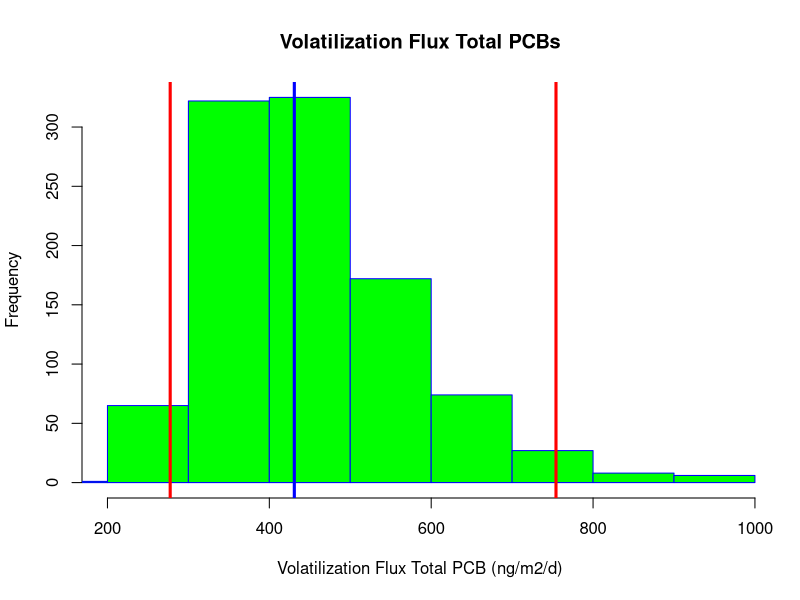

The R script that drew this image:
# Code to estimate total PCB fluxes from Portland Harbor
# using 2018 and 2019 water samples
# The code estimate the flux of each congener, and
# sum them to get total PCB
# Air data are not used in these calculations
# Monte Carlo simulation is included
# No needs of R packages

# Chemical properties -----------------------------------------------------

# Create matrix to storage CP data
cp <- data.frame(matrix(NA, nrow = 159, ncol = 7))

# Add column names
colnames(cp) <- c('Congener', 'MW.PCB', 'nOrtho.Cl', 'H0.mean', 'H0.error',
                  'Kow.mean', 'Kow.error')

# Add PCB names
cp[,1] <- as.factor(c("PCB1", "PCB2", "PCB3", "PCB4", "PCB5", "PCB6", "PCB7", "PCB8",
		      "PCB9", "PCB10", "PCB11", "PCB12+13", "PCB14", "PCB15", "PCB16",
		      "PCB17", "PCB18+30", "PCB19", "PCB20+28", "PCB21+33", "PCB22",
		      "PCB23", "PCB24", "PCB25", "PCB26+29", "PCB27", "PCB31", "PCB32",
		      "PCB34", "PCB35", "PCB36", "PCB37", "PCB38", "PCB39", "PCB40+41+71",
		      "PCB42", "PCB43", "PCB44+47+65", "PCB45+51", "PCB46", "PCB48",
		      "PCB49+69", "PCB50+53", "PCB52", "PCB54", "PCB55", "PCB56", "PCB57",
		      "PCB58", "PCB59+62+75", "PCB60", "PCB61+70+74+76", "PCB63", "PCB64",
		      "PCB66", "PCB67", "PCB68", "PCB72", "PCB73", "PCB77", "PCB78",
		      "PCB79", "PCB80", "PCB81", "PCB82", "PCB83+99", "PCB84",
		      "PCB85+116+117", "PCB86+87+97+108+119+125", "PCB88+91", "PCB89",
		      "PCB90+101+113", "PCB92", "PCB93+95+98+100+102", "PCB94", "PCB96",
		      "PCB103", "PCB104", "PCB105", "PCB106", "PCB107+124", "PCB109",
		      "PCB110+115", "PCB111", "PCB112", "PCB114", "PCB118", "PCB120",
		      "PCB121", "PCB122", "PCB123", "PCB126", "PCB127", "PCB128+166",
		      "PCB129+138+160+163", "PCB130", "PCB131", "PCB132", "PCB133",
		      "PCB134+143", "PCB135+151+154", "PCB136", "PCB137", "PCB139+140",
		      "PCB141", "PCB142", "PCB144", "PCB145", "PCB146", "PCB147+149",
		      "PCB148", "PCB150", "PCB152", "PCB153+168", "PCB155", "PCB156+157",
		      "PCB158", "PCB159", "PCB161", "PCB162", "PCB164", "PCB165", "PCB167",
		      "PCB169", "PCB170", "PCB171+173", "PCB172", "PCB174", "PCB175",
		      "PCB176", "PCB177", "PCB178", "PCB179", "PCB180+193", "PCB181",
		      "PCB182", "PCB183+185", "PCB184", "PCB186", "PCB187", "PCB188",
		      "PCB189", "PCB190", "PCB191", "PCB192", "PCB194", "PCB195", "PCB196",
		      "PCB197+200", "PCB198+199", "PCB201", "PCB202", "PCB203", "PCB204",
		      "PCB205", "PCB206", "PCB207", "PCB208", "PCB209"))

# Add molecular weight
cp[1:3,2] <- c(188.644)
cp[4:14,2] <- c(223.088)
cp[15:34,2] <- c(257.532)
cp[35:64,2] <- c(291.976)
cp[65:93,2] <- c(326.42)
cp[94:124,2] <- c(360.864)
cp[125:145,2] <- c(395.308)
cp[146:155,2] <- c(429.752)
cp[156:158,2] <- c(465.740544)
cp[159,2] <- c(498.64)

# Add ortho Cl of individual PCB congeners
cp[,3] <- c(1,	0,	0,	2,	1,	1,	1,	1,	1,	2,	0,
	    0,	0,	0,	2,	2,	2,	3,	1,	1,	1,	1,
	    2,	1,	1,	2,	1,	2,	1,	0,	0,	0,	0,
	    0,	2,	2,	2,	2,	3,	3,	2,	2,	3,	2,
	    4,	1,	1,	1,	1,	2,	1,	1,	1,	2,	1,
	    1,	1,	1,	2,	0,	0,	0,	0,	0,	2,	2,
	    3,	2,	2,	3,	3,	2,	2,	3,	3,	4,	3,
	    4,	1,	2,	1,	2,	2,	1,	2,	1,	1,	1,
	    2,	1,	1,	0,	0,	2,	2,	2,	3,	3,	2,
	    3,	3,	4,	2,	3,	2,	3,	3,	4,	2,	3,
	    3,	4,	4,	2,	4,	1,	2,	1,	2,	1,	2,
	    2,	1,	0,	2,	3,	2,	3,	3,	4,	3,	3,
	    4,	2,	3,	3,	3,	4,	4,	3,	4,	1,	2,
	    2,	2,	1,	3,	3,	4,	3,	4,	4,	3,	4,
	    2,	3,	4,	4,	4)

# Add log10 Ho of individual PCB congeners
cp[,4] <- c(-3.526,	-3.544,	-3.562,	-3.483,	-3.622,	-3.486,	-3.424,	-3.518,	-3.49,
	    -3.373,	-3.537,	-3.595,	-3.376,	-3.649,	-3.6,	-3.428,	-3.495,	-3.355,
	    -3.544,	-3.62,	-3.719,	-3.497,	-3.5,	-3.5,	-3.526,	-3.393,	-3.562,
	    -3.407,	-3.375,	-3.3745,	-3.473,	-3.818,	-3.634,	-3.524,	-3.503,
	    -3.592,	-3.475,	-3.638,	-3.45,	-3.47,	-3.519,	-3.452,	-3.366,	-3.496,
	    -3.242,	-3.739,	-3.82,	-3.568,	-3.602,	-3.517,	-3.816,	-3.694,	-3.615,
	    -3.565,	-3.693,	-3.631,	-3.424,	-3.441,	-3.284,	-3.989,	-3.787,	-3.705,
	    -3.426,	-3.844,	-3.835,	-3.603,	-3.6,	-3.716,	-3.736,	-3.461,	-3.526,
	    -3.61,	-3.585,	-3.523,	-3.407,	-3.387,	-3.298,	-3.13,	-4.003,	-3.783,
	    -3.768,	-3.55,	-3.707,	-3.574,	-3.574,	-3.845,	-3.901,	-3.61,	-3.253,
	    -3.901,	-3.759,	-4.087,	-3.807,	-3.984,	-3.886,	-3.817,	-3.616,	-3.693,
	    -3.691,	-3.639,	-3.548,	-3.492,	-3.731,	-3.483,	-3.76,	-3.502,	-3.529,
	    -3.328,	-3.727,	-3.625,	-3.367,	-3.296,	-3.369,	-3.783,	-3.075,	-4.053,
	    -3.782,	-3.808,	-3.545,	-3.881,	-3.754,	-3.56,	-3.959,	-4.186,	-4.059,
	    -3.763,	-3.924,	-3.772,	-3.651,	-3.527,	-3.787,	-3.671,	-3.56,	-3.969,
	    -3.638,	-3.59,	-3.696,	-3.339,	-3.434,	-3.693,	-3.353,	-3.177,	-3.95,
	    -3.876,	-3.718,	-4.174,	-3.926,	-3.884,	-3.619,	-3.644,	-3.884,	-3.651,
	    -3.853,	-3.463,	-4.059,	-4.059,	-3.772,	-3.777,	-3.948)

# Add Ho error
cp[,5] <- c(0.662)

# Add log10 Kow of individual PCB congeners
cp[,6] <- c(4.46,	4.69,	4.69,	4.65,	4.97,	5.06,	5.07,	5.07,	5.06,
	    4.84,	5.28,	5.29,	5.28,	5.3,	5.16,	5.25,	5.24,	5.02,
	    5.67,	5.6,	5.58,	5.57,	5.35,	5.67,	5.66,	5.44,	5.67,
	    5.44,	5.66,	5.82,	5.88,	5.83,	5.76,	5.89,	5.98,	5.76,
	    5.75,	5.75,	5.53,	5.53,	5.78,	5.85,	5.62,	5.84,	5.21,
	    6.11,	6.11,	6.17,	6.17,	5.95,	6.11,	6.2,	6.17,	5.95,
	    6.2,	6.2,	6.26,	6.26,	6.04,	6.36,	6.35,	6.42,	6.48,
	    6.36,	6.2,	6.39,	6.04,	6.3,	6.29,	6.13,	6.07,	6.38,
	    6.35,	6.13,	6.13,	5.71,	6.22,	5.81,	6.65,	6.64,	6.73,
	    6.48,	6.48,	6.76,	6.45,	6.65,	6.74,	6.79,	6.64,	6.64,
	    6.74,	6.89,	6.95,	6.74,	6.83,	6.8,	6.58,	6.58,	6.86,
	    6.55,	6.64,	6.22,	6.83,	6.67,	6.82,	6.51,	6.67,	6.25,
	    6.89,	6.67,	6.73,	6.32,	6.22,	6.92,	6.41,	7.18,	7.02,
	    7.24,	7.08,	7.24,	7.02,	7.05,	7.27,	7.42,	7.27,	7.11,
	    7.33,	7.11,	7.17,	6.76,	7.08,	7.14,	6.73,	7.36,	7.11,
	    7.2,	7.2,	6.85,	6.69,	7.17,	6.82,	7.71,	7.46,	7.55,
	    7.52,	7.8,	7.56,	7.65,	7.27,	7.2,	7.62,	7.24,	7.65,
	    7.3,	8,	8.09,	7.74,	7.71,	8.18)

# Add Kow error
cp[,7] <- c(0.32)

# Update names
Congener <- cp$Congener
MW.PCB <- cp$MW.PCB
nOrtho.Cl <- cp$nOrtho.Cl
H0.mean <- cp$H0.mean
H0.error <- cp$H0.error
Kow.mean <- cp$Kow.mean
Kow.error <- cp$Kow.error

# Water concentrations ----------------------------------------------------

# Read water concentrations
wc.raw <- read.csv("WaterConcentrationV02.csv")
# Different approaches to use the data
# Prepare data [pg/L] = [ng/m3]
wc.1 <- subset(wc.raw, select = -c(SampleID:Units))
wc.2 <- cbind(wc.raw$LocationID, wc.1)
colnames(wc.2)[1] <- "LocationID"
# (1) All samples
# (i) Mean and standard deviation
wc.ave <- sapply(wc.1, mean, na.rm = TRUE)
wc.sd <- sapply(wc.1, sd, na.rm = TRUE)
wc.3 <- data.frame(t(rbind(wc.ave, wc.sd)))
C.PCB.water.mean <- wc.3$wc.ave
C.PCB.water.sd <- wc.3$wc.sd
# (ii) Geometric mean and geometric standard deviation
# Log 10 individual PCBs
wc.log <- log10(wc.1)
wc.gm <- exp(sapply(wc.log, mean, na.rm = TRUE))
wc.gsd <- exp(sapply(wc.log, sd, na.rm = TRUE))
wc.4 <- data.frame(t(rbind(wc.gm, wc.gsd)))
C.PCB.water.gm <- wc.4$wc.gm
C.PCB.water.gsd <- wc.4$wc.gsd
# (2) Specific site
# Selected site
wc.POH001 <- wc.2[wc.2$LocationID == 'WCPCB_OR-POH001', ]
wc.POH002 <- wc.2[wc.2$LocationID == 'WCPCB_OR-POH002', ]
wc.POH003 <- wc.2[wc.2$LocationID == 'WCPCB_OR-POH003', ]
wc.POH004 <- wc.2[wc.2$LocationID == 'WCPCB_OR-POH004', ]
wc.POH005 <- wc.2[wc.2$LocationID == 'WCPCB_OR-POH005', ]
wc.POH006 <- wc.2[wc.2$LocationID == 'WCPCB_OR-POH006', ]
wc.POH007 <- wc.2[wc.2$LocationID == 'WCPCB_OR-POH007', ]
# Calculate mean and sd for each site
# WCPCB_OR-POH001
wc.POH001.ave <- sapply(wc.POH001[, 2:160], mean, na.rm = TRUE)
wc.POH001.sd <- sapply(wc.POH001[, 2:160], sd, na.rm = TRUE)
wc.POH001.2 <- data.frame(t(rbind(wc.POH001.ave, wc.POH001.sd)))
C.PCB.water.POH001.mean <- wc.POH001.2$wc.POH001.ave
C.PCB.water.POH001.sd <- wc.POH001.2$wc.POH001.sd
# WCPCB_OR-POH002
wc.POH002.ave <- sapply(wc.POH002[, 2:160], mean, na.rm = TRUE)
wc.POH002.sd <- sapply(wc.POH002[, 2:160], sd, na.rm = TRUE)
wc.POH002.2 <- data.frame(t(rbind(wc.POH002.ave, wc.POH002.sd)))
C.PCB.water.POH002.mean <- wc.POH002.2$wc.POH002.ave
C.PCB.water.POH002.sd <- wc.POH002.2$wc.POH002.sd
# WCPCB_OR-POH003
wc.POH003.ave <- sapply(wc.POH003[, 2:160], mean, na.rm = TRUE)
wc.POH003.sd <- sapply(wc.POH003[, 2:160], sd, na.rm = TRUE)
wc.POH003.2 <- data.frame(t(rbind(wc.POH003.ave, wc.POH003.sd)))
C.PCB.water.POH003.mean <- wc.POH003.2$wc.POH003.ave
C.PCB.water.POH003.sd <- wc.POH003.2$wc.POH003.sd
# WCPCB_OR-POH004
wc.POH004.ave <- sapply(wc.POH004[, 2:160], mean, na.rm = TRUE)
wc.POH004.sd <- sapply(wc.POH004[, 2:160], sd, na.rm = TRUE)
wc.POH004.2 <- data.frame(t(rbind(wc.POH004.ave, wc.POH004.sd)))
C.PCB.water.POH004.mean <- wc.POH004.2$wc.POH004.ave
C.PCB.water.POH004.sd <- wc.POH004.2$wc.POH004.sd
# WCPCB_OR-POH005
wc.POH005.ave <- sapply(wc.POH005[, 2:160], mean, na.rm = TRUE)
wc.POH005.sd <- sapply(wc.POH005[, 2:160], sd, na.rm = TRUE)
wc.POH005.2 <- data.frame(t(rbind(wc.POH005.ave, wc.POH005.sd)))
C.PCB.water.POH005.mean <- wc.POH005.2$wc.POH005.ave
C.PCB.water.POH005.sd <- wc.POH005.2$wc.POH005.sd
# WCPCB_OR-POH006
wc.POH006.ave <- sapply(wc.POH006[, 2:160], mean, na.rm = TRUE)
wc.POH006.sd <- sapply(wc.POH006[, 2:160], sd, na.rm = TRUE)
wc.POH006.2 <- data.frame(t(rbind(wc.POH006.ave, wc.POH006.sd)))
C.PCB.water.POH006.mean <- wc.POH006.2$wc.POH006.ave
C.PCB.water.POH006.sd <- wc.POH006.2$wc.POH006.sd
# WCPCB_OR-POH007
wc.POH007.ave <- sapply(wc.POH007[, 2:160], mean, na.rm = TRUE)
wc.POH007.sd <- sapply(wc.POH007[, 2:160], sd, na.rm = TRUE)
wc.POH007.2 <- data.frame(t(rbind(wc.POH007.ave, wc.POH007.sd)))
C.PCB.water.POH007.mean <- wc.POH007.2$wc.POH007.ave
C.PCB.water.POH007.sd <- wc.POH007.2$wc.POH007.sd

# (3) Average of the three highest samples
# WCPCB_OR-POH003 8/22/18, WCPCB_OR-POH004 8/21/18 &
# WCPCB_OR-POH005 8/23/18
wc.hi <- wc.2[c(7, 10, 13), 2:160]
C.PCB.water.hi.ave <- sapply(wc.hi, mean)
C.PCB.water.hi.sd <- sapply(wc.hi, sd)

# Select water concentration to be used
C.PCB.water.ave <- C.PCB.water.hi.ave
C.PCB.water.error <- C.PCB.water.hi.sd

# Meteorological data -----------------------------------------------------
# 2018-08
tair.mean <- 21.3 # C, data from NOAA
tair.error <- 5.27 # C, data from NOAA
twater.mean <- 23.24 # C, data from USGS
twater.error <- 1.29 # C, data from USGS
u.mean <- 2.35 # m/s, data from NOAA
u.error <- 1.58 # m/s, data from NOAA
# Modify u @6.7 m to @10 m
u10.mean <- (10.4/(log(6.7) + 8.1))*u.mean
u10.error <- (10.4/(log(6.7) + 8.1))*u.error 
P.mean <- 1016 # mbar, data from NOAA
P.error <- 3.23 # mbar, data from NOAA

# Flux calculations -------------------------------------------------------

# Flux function
final.result = function(MW.PCB, H0.mean, H0.error, 
         C.PCB.water.ave, C.PCB.water.error, nOrtho.Cl,
         Kow.mean, Kow.error) {
# fixed parameters

R <- 8.3144 # [Pa m3/K/mol]
T <- 298.15 # [K]

F.PCB.aw <- NULL
# number of replicates for Monte Carlo simulation
for (replication in 1:1000) {

# Random parameters
# Parameters for calculating Delta Uaw
a <- rnorm(1, 0.085, 0.007)
b <- rnorm(1, 1, 0.5)
c <- rnorm(1, 32.7, 1.6)
# Parameter for calculating Delta Uoa
a2 <- rnorm(1, 0.13, 0.02) 
b2 <- rnorm(1, 2.9, 1.2)
c2 <- rnorm(1, 47.8, 4.3)
# Henry's law constant 
H0 <- rnorm(1, H0.mean, H0.error) # [Pa m3/mol]
# Octanol-water partition coefficient
Kow <- rnorm(1, Kow.mean, Kow.error) # [Lwater/Loctanol] 
# PCB water concentration
# Concentrations can be changed
C.PCB.water <- abs(rnorm(1, C.PCB.water.ave, C.PCB.water.error)) # [pg/L]
# DOC (Spencer et al 2012)
DOC <- abs(rnorm(1, 2, 0.3)) # [mg/L]
# Water temperature
T.water <- rnorm(1, twater.mean, twater.error) # [C]
# Air temperature
T.air <- rnorm(1, tair.mean, tair.error) # [C]
# atmospheric pressure
P <- rnorm(1, P.mean, P.error) # [mbar]
# Wind speed @10 m
u <- abs(rnorm(1, u10.mean, u10.error)) # [m/s] missing

# Computed values
# Henry's law constant (HLC) corrections
# PCB internal energy for the transfer of water to air transfer
DeltaUaw <- (a*MW.PCB-b*nOrtho.Cl+c)*1000 # [J/mol]
# Transform HLC to K
K <- 10^(H0)*101325/(R*T) # [Lwater/Lair]
# Correct K using water temperature
K.air.water <- K*exp(-(DeltaUaw/R)*(1/(T.water + 273.15) - 1/T)) # [Lwater/Lair]
# Final K (corrected by air and water temperature)
K.final <- K.air.water*(T.water + 273.15)/(T.air + 273.15) # [Lwater/Lair]

# KDOC calculation and correction
# PCB internal energy for the transfer of octanol-air
DeltaUoa <- (-a2*MW.PCB+b2*nOrtho.Cl-c2)*1000 # [J/mol]
# PCB internal energy for the transfer of octanol-water
DeltaUow <- DeltaUoa + DeltaUaw # [J/mol]
# Octanol-water partition coefficient corrected by water temperature
Kow.water.t <- 10^(Kow)*exp(-(DeltaUow/R)*(1/(T.water + 273.15)-1/T)) # [Loctanol/Lwater]
# DOC-water partition coefficient
Kdoc.t <- 0.06*Kow.water.t # [Lwater/kgdoc]

# Freely dissolved water concentration calculations
C.PCB.water.f <- C.PCB.water/(1 + Kdoc.t*DOC/1000^2) # [ng/m3]

# Air-water mass transfer calculations
# (1) Air side mass transfer calculations
# Water diffusivity in air corrected by air
# temperature and atmospheric pressure
D.water.air <- (10^(-3)*1013.25*((273.15+T.air)^1.75*((1/28.97) +
                (1/18.0152))^(0.5))/P/(20.1^(1/3) + 9.5^(1/3))^2) # [cm2/s]
# PCB diffusivity in air
D.PCB.air <- D.water.air*(MW.PCB/18.0152)^(-0.5) # [cm2/s]
# Water vapor exchange velocity in air (from eq. 20-15)
V.water.air <- 0.2*u + 0.3 # u @10 meter [cm/s]
# Air side mass transfer
V.PCB.air <- V.water.air*(D.PCB.air/D.water.air)^(2/3) # [cm/s]

# (2) Water side mass transfer calculations
# Viscosity of water at water temperature
visc.water <- 10^(-4.5318-220.57/(149.39 - (273.15 + T.water)))
# Water density corrected at water temperature
dens.water <- (999.83952+16.945176*T.water - 7.9870401*10^-3*T.water^2
               - 46.170461*10^-6*3 + 105.56302*10^-9*T.water^4 -
                 280.54253*10^-12*T.water^5)/(1 + 16.87985*10^-3*T.water)
# Kinematic viscosity of water
v.water <- visc.water/dens.water*10000 # [cm2/s]
# CO2 diffusivity in water at water temperature
diff.co2 <- 0.05019*exp(-19.51*1000/(273.15 + T.water)/R) # [cm2/s]
# PCB diffusivity in water 
D.PCB.water <- diff.co2*(MW.PCB/44.0094)^(-0.5) # [cm2/s]
# PCB Schmidt number in water
Sc.PCB.water <- v.water/D.PCB.water
# CO2 Schmidt number in water
Sc.co2.water <- v.water/diff.co2
# k600 calculations, u in [m/s], k600 originally [cm/h]
k600 <- (4.46 + 7.11*u)/60/60 #[cm/s]
# Water side mass transfer (from eq. 20-24)
if(u > 5){
  V.PCB.water <- k600*(Sc.PCB.water/Sc.co2.water)^(-0.5)  
} else {
  V.PCB.water <- k600*(Sc.PCB.water/Sc.co2.water)^(-2/3)
} # [cm/s]

# Air-water mass transfer
mtc.PCB <- ((1/V.PCB.water+1/(V.PCB.air*K.final)))^(-1) # [cm/s]
# Flux calculations
F.PCB.aw <- c(F.PCB.aw, mtc.PCB*(C.PCB.water.f)*(60*60*24)/100) # [ng/m2/d]

}

F.PCB.aw

}

# Final calculations ------------------------------------------------------

Num.Congener <- length(Congener)

result <- NULL
for (i in 1:Num.Congener) {
	result <- rbind(result, final.result(MW.PCB[i], H0.mean[i], H0.error[i], 
         C.PCB.water.ave[i], C.PCB.water.error[i], nOrtho.Cl[i],
         Kow.mean[i], Kow.error[i]))
}

# Sum of all congeners per repetition
final.result <- data.frame(colSums(result, na.rm = TRUE))

# Summary of the total PCBs
mmm <- mean(final.result$colSums.result.)
sss <- sd(final.result$colSums.result.)
q2.5 <- quantile(final.result$colSums.result., 0.025)
q97.5 <- quantile(final.result$colSums.result., 0.975)
tPCBFlux <- c(mmm, sss, q2.5, q97.5)
names(tPCBFlux) <- c("Mean (ng/m2/d)", "Std (ng/m2/d)",
                     "2.5%CL (ng/m2/d)", "97.5%CL (ng/m2/d)")

print(tPCBFlux)

# Plots -------------------------------------------------------------------

# Histogram
hist(as.numeric(final.result[,1]), main = "Volatilization Flux Total PCBs",
     xlab = "Volatilization Flux Total PCB (ng/m2/d)", border = "blue", col = "green",
     xlim = c(min(as.numeric(final.result[,1])), max(as.numeric(final.result[,1]))))
abline(v = median(as.numeric(final.result[,1])), col = "blue", lwd = 3)
abline(v = quantile(as.numeric(final.result[,1]), 0.025), col = "red", lwd = 3)
abline(v = quantile(as.numeric(final.result[,1]), 0.975), col = "red", lwd = 3)
abline(v = 0, col = "black", lwd = 3)
